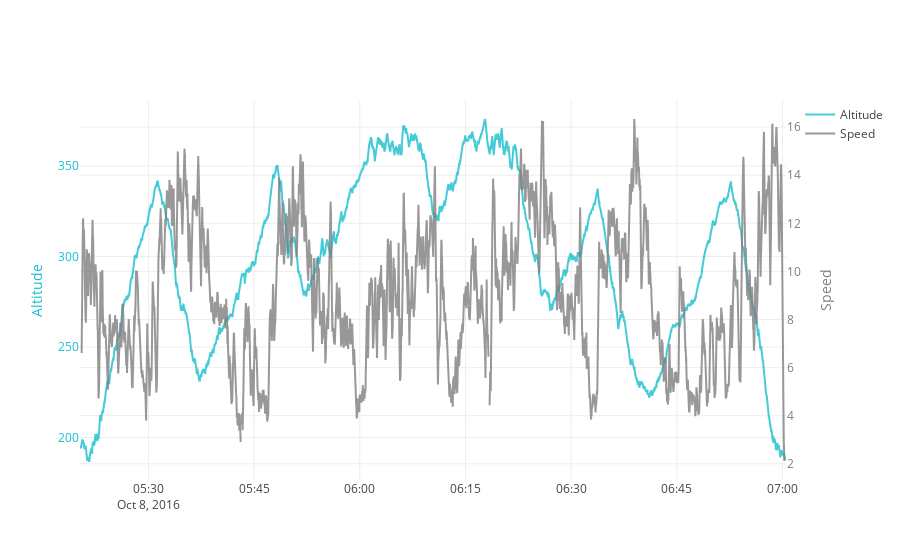

The cell this chart's notebook holds for it:
### Code cell
number=15
trace_high = go.Scatter(
                x=list_df[number].Time,
                y=list_df[number].AltitudeMeters,
                name = "Altitude",
                line = dict(color = '#17BECF'),
                opacity = 0.8)

trace_low = go.Scatter(
                x=list_df[number].Time,
                y=list_df[number].Speed.rolling(window=10).mean(),
                name = "Speed",
                line = dict(color = '#7F7F7F'),
                yaxis='y2',
                opacity = 0.8)

data = [trace_high, trace_low]

layout = dict(
    #title = "Manually Set Date Range",
    yaxis=dict(
        title='Altitude',
        titlefont=dict(
            color='#17BECF'
        ),
        tickfont=dict(
            color='#17BECF'
        )
    ),
    yaxis2=dict(
        title='Speed',
        titlefont=dict(
            color='#7F7F7F'
        ),
        tickfont=dict(
            color='#7F7F7F'
        ),
        anchor='free',
        overlaying='y',
        side='right',
        position=1.0
    ),
    #xaxis = dict(
    #    range = ['2016-07-01','2016-12-31'])
)

fig = dict(data=data, layout=layout)
py.iplot(fig, filename = "Manually Set Range")

### Figure 1 — Plotly figure (JSON) as saved in the notebook; plotly's stock layout.template omitted (floating-point values rounded to 4 significant figures; data arrays with more than 128 entries replaced by an {"elided": "..."} marker saying what was removed)
{"data": [{"line": {"color": "#17BECF"}, "name": "Altitude", "opacity": 0.8, "type": "scatter", "x": {"elided": "6015 str values"}, "y": {"elided": "6015 int values"}}, {"line": {"color": "#7F7F7F"}, "name": "Speed", "opacity": 0.8, "type": "scatter", "x": {"elided": "6015 str values"}, "y": {"elided": "6015 float values"}, "yaxis": "y2"}], "layout": {"yaxis": {"tickfont": {"color": "#17BECF"}, "title": "Altitude", "titlefont": {"color": "#17BECF"}}, "yaxis2": {"anchor": "free", "overlaying": "y", "position": 1, "side": "right", "tickfont": {"color": "#7F7F7F"}, "title": "Speed", "titlefont": {"color": "#7F7F7F"}}}}
